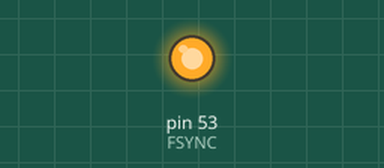
Recording of a sketch running on a simulated Arduino Mega 2560, built with avr-gcc and run on an emulated ATmega2560. Parts: output pins drawn as LEDs (lit = HIGH).

Above: at 0.1 s.
Timing chart, 0 to 1.6 s (numbered marks = the images above):
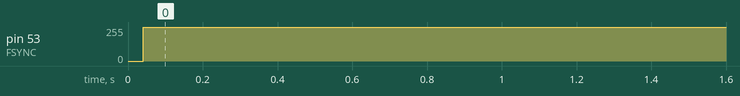

The sketch:

Sketch_ProyectoGrado_AD9833.ino
```cpp
/////////////////////////////////////////////// SKETCH AD9833 ////////////////////////////////////////////////////////

#include <SPI.h>

/*
 * Se definen los registros para el integrado AD9833 de acuerdo a lo planteado en el datasheet
*/

#define  REG_COMP          0x2000     // Bit para el registro completo (MSB y LSB)
#define  REG_FSELECT_0     0x0000     // Bit para el registro seleccion FREQ0
#define  REG_PSELECT_0     0x0000     // Bit para el registro seleccion PHASE0
#define  REG_FSELECT_1     0x0800     // Bit para el registro seleccion FREQ1
#define  REG_PSELECT_1     0x0400     // Bit para el registro seleccion PHASE1
#define  REG_RESET         0x0100     // Bit para el registro del reset
#define  REG_SLEEP_1       0x0080     // Bit registro para desactivar MCLK
#define  REG_SLEEP_12      0x0040     // Bit registro para desactivar DAC interno
#define  REG_OPBITEN       0x0020     // Bit registro. Si D5=1 VOUT esta conectado a MSB del DAC, si D5=0 esta conectado a la salida de DAC
#define  REG_DIV2          0x0008     // Bit registro. Si D5=1 y D3=1 VOUT esta conectado a MSB del DAC, si D5=1 y D3=0 VOUT esta conectado a MSB/2 del DAC
#define  REG_TRIANG        0x0002     // Bit regstro para seleccionar el tipo de onda triangular
#define  REG_SENO          0x0000     // Bit regstro para seleccionar el tipo de onda senoidal

// Bits de Registro completo para la implementación del tipo de onda
#define SENOIDAL                 (REG_COMP | REG_SENO)
#define TRIANGULAR               (REG_COMP | REG_TRIANG)
#define CUADRADA                 (REG_COMP | REG_OPBITEN)
#define CUADRADA_RAPIDA          (CUADRADA | REG_DIV2)

// Bits de Registro para seleccion de Fase y Frecuencia

#define FREQ0                0x4000
#define PHASE0               0xC000
#define FREQ1                0x8000
#define PHASE1               0xE000
#define REF_FREQ             25000000.0
#define SPI_VEL_RELOJ        12000000.0


/*
 * Para el Arduino Mega= FSYNC = 53; CLK = 52; DATA = 51;
 * Para el arduino Uno=  FSYNC = 10; CLK = 13; DATA = 11;
 */

const int FSYNC = 53;                       // Pines para comunicación SPI
const int CLK = 52;
const int DATA = 51;

// Seleccion de Onda por Botones
int b0=1;
int b1=0;
int b2=0;
int b3=0;
int b4=0;
int FORMA;

// Seleccion del valor de Frecuencia

int Frec = 1000000;

void setup() {

/// Iniciando comunicación serial ///

//  Serial.begin(115200);

  SPI.begin();

  T_ONDA(FORMA,Frec);
  delay(1);

}
/// Ciclo para definir ///
void loop() {
  if (b0 == 1)
  {
    FORMA = SENOIDAL;
  }
  else if (b1==1)
  {
    FORMA = TRIANGULAR;
  }
  else if (b2==1)
  {
    FORMA = CUADRADA;
  }
  else if (b3==1)
  {
    FORMA = CUADRADA_RAPIDA;
  }
  else
  {
    FORMA = REG_SENO;
  }
}
/// Escritura en Registros para la forma y frecuencia de la Onda ///

void T_ONDA(int FormaOnda, long Frecuencia) {
  long Dato_frec = Frecuencia * pow(2, 28) / REF_FREQ;
  int Frec_MSB = (int)(Dato_frec >> 14) | FREQ0;
  int Frec_LSB = (int)(Dato_frec & 0x3FFF) | FREQ0;

  EscRegistro(0x2100);
  EscRegistro(Frec_LSB);                  // Escribir los 16 bits mas bajos para los registros del AD9833
  EscRegistro(Frec_MSB);                  // Escribir los 16 bits mas altos para los registros del AD9833
  EscRegistro(PHASE0);                    // Registro de Fase
  EscRegistro(FormaOnda);                 // Salida y eleccion del Tipo de Onda

}

void EscRegistro(int Dato) {

  // Transmision SPI para los registros del AD9833

  SPI.setDataMode(SPI_MODE2);

  digitalWrite(FSYNC, LOW);           // Colocar FSYNC en bajo para poder escribir los registros del AD9833
  delayMicroseconds(100);              // Darle al AD9833 para estar listo en la recepción de datos.

  SPI.transfer(highByte(Dato));        // Cada registro del AD9833 es de 32 bits y estos estan catalogados en paquetes hexagesimales de 16 Bit.
  SPI.transfer(lowByte(Dato));         // Y cada uno de estos paquetes se trasmiten en Bytes es decir 2 Bytes = 16 Bits (Un paquete a transmitir).

  digitalWrite(FSYNC, HIGH);          //Escritura completa. FSYNC en alto de nuevo.
}
```

Measured:
- by itself, pin 53 (FSYNC): 0/255 → 255/255 at 0.04 s
